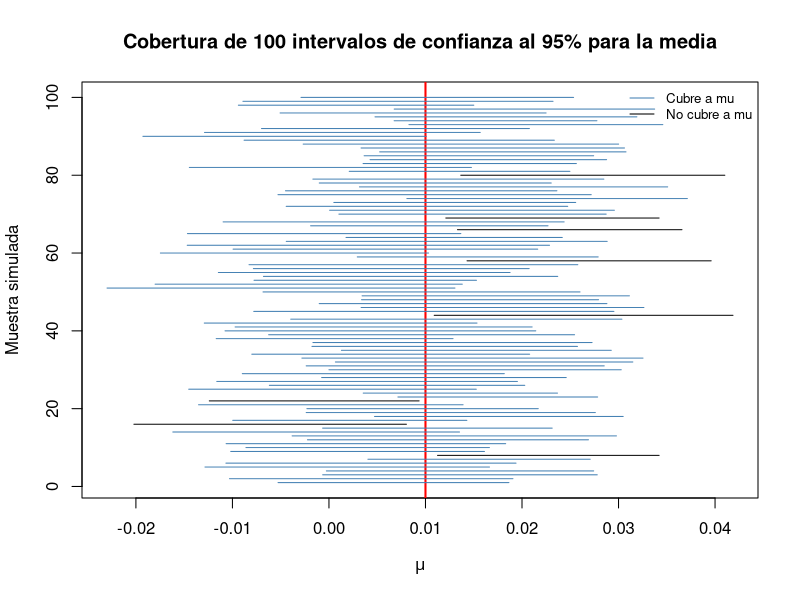
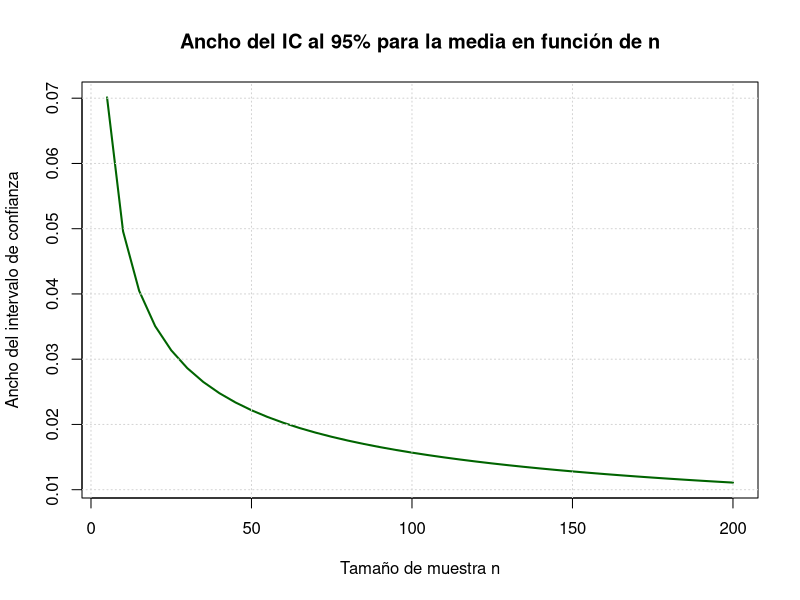

The R source for these figures, in order:
# ==============================================================
# Capítulo 5 - Estimación por Intervalos
# Inferencia Estadística, EST-11102, ITAM
# ==============================================================

# --------------------------------------------------------------
# 1. Interpretación frecuentista de un intervalo de confianza
#    (Observación 5.1). Simulamos B = 100 muestras de una
#    N(mu, sigma^2), construimos el IC al 95% para mu en cada una,
#    y contamos qué fracción de los intervalos capturan al
#    verdadero mu.
# --------------------------------------------------------------
set.seed(101)

mu_pob    <- 0.01     # rendimiento medio poblacional (1%)
sigma_pob <- 0.04      # desviación estándar poblacional (4%)
n         <- 30
B         <- 100        # número de muestras simuladas
alpha     <- 0.05
z_c       <- qnorm(1 - alpha / 2)

limites <- t(replicate(B, {
  x <- rnorm(n, mean = mu_pob, sd = sigma_pob)
  xbar <- mean(x)
  s    <- sd(x)
  margen <- z_c * s / sqrt(n)
  c(inferior = xbar - margen, superior = xbar + margen)
}))

cubre <- limites[, "inferior"] <= mu_pob & mu_pob <= limites[, "superior"]
cat("Fracción de intervalos que capturan a mu =", mu_pob, ":\n")
cat(round(mean(cubre), 3), "  (esperado, aproximadamente, 0.95)\n\n")

# Gráfico al estilo de una "forest plot": cada línea horizontal es
# un intervalo; la línea vertical roja es el verdadero mu.
plot(NULL, xlim = range(limites), ylim = c(1, B),
     xlab = expression(mu), ylab = "Muestra simulada",
     main = "Cobertura de 100 intervalos de confianza al 95% para la media")
abline(v = mu_pob, col = "red", lwd = 2)
for (i in 1:B) {
  color <- if (cubre[i]) "steelblue" else "black"
  segments(limites[i, "inferior"], i, limites[i, "superior"], i, col = color)
}
legend("topright", legend = c("Cubre a mu", "No cubre a mu"),
       col = c("steelblue", "black"), lty = 1, bty = "n", cex = 0.8)


# --------------------------------------------------------------
# 2. IC con muestras grandes: media y proporción
#    (Secciones 5.2.1 y 5.2.2)
# --------------------------------------------------------------

# --- Media: reclamaciones de seguros (Ejemplo 5.x) ---
n_rec    <- 225
xbar_rec <- 8690
s_rec    <- 11800
alpha    <- 0.05
z_c      <- qnorm(1 - alpha / 2)

margen_media <- z_c * s_rec / sqrt(n_rec)
ic_media <- c(xbar_rec - margen_media, xbar_rec + margen_media)
cat("IC 95% para el monto medio de reclamación:\n")
cat("(", round(ic_media[1], 1), ",", round(ic_media[2], 1), ")\n\n")

# --- Proporción: tasa de incumplimiento de una cartera ---
n_cartera <- 400
x_incumplen <- 28
p_hat <- x_incumplen / n_cartera

# Condición de validez de la aproximación normal
validez <- c(n_cartera * p_hat, n_cartera * (1 - p_hat))
cat("Condición de validez (ambos deben ser > 5):", validez, "\n")

margen_prop <- z_c * sqrt(p_hat * (1 - p_hat) / n_cartera)
ic_prop <- c(p_hat - margen_prop, p_hat + margen_prop)
cat("IC 95% para la tasa de incumplimiento:\n")
cat("(", round(ic_prop[1], 4), ",", round(ic_prop[2], 4), ")\n\n")

# Verificación con la función prop.test() de R (usa una corrección
# por continuidad ligeramente distinta; los resultados son cercanos
# pero no idénticos a la fórmula "a mano")
print(prop.test(x_incumplen, n_cartera, correct = FALSE))


# --------------------------------------------------------------
# 3. Determinación del tamaño de muestra (Sección 5.3)
# --------------------------------------------------------------

n_para_media <- function(sigma, B, alpha = 0.05) {
  z_c <- qnorm(1 - alpha / 2)
  ceiling((z_c^2 * sigma^2) / B^2)
}

n_para_proporcion <- function(p = 0.5, B, alpha = 0.05) {
  z_c <- qnorm(1 - alpha / 2)
  ceiling((z_c^2 * p * (1 - p)) / B^2)
}

# Ejemplo 5.x: severidad de pérdida (LGD)
cat("Tamaño de muestra para LGD, B = 2000, sigma = 9500, 95%:\n")
cat(n_para_media(sigma = 9500, B = 2000, alpha = 0.05), "\n\n")

# Ejemplo 5.x: encuesta de inversión empresarial
cat("Tamaño de muestra para proporción, B = 0.05, 90%:\n")
cat("  con p piloto = 0.35:",
    n_para_proporcion(p = 0.35, B = 0.05, alpha = 0.10), "\n")
cat("  cota conservadora p = 0.50:",
    n_para_proporcion(p = 0.50, B = 0.05, alpha = 0.10), "\n\n")


# --------------------------------------------------------------
# 4. IC exactos bajo normalidad: media (varianza conocida y
#    desconocida) y varianza (Sección 5.4)
# --------------------------------------------------------------
set.seed(202)

# Simulamos una muestra pequeña de rendimientos mensuales de una
# acción, supuestos normales
n_acc  <- 10
mu_sim <- 0.012
sd_sim <- 0.035
rend   <- rnorm(n_acc, mean = mu_sim, sd = sd_sim)

xbar <- mean(rend)
s    <- sd(rend)
alpha <- 0.10

# --- Caso 1: varianza conocida (se supone sigma = 0.035) ---
sigma_conocida <- 0.035
z_c <- qnorm(1 - alpha / 2)
ic_media_conocida <- xbar + c(-1, 1) * z_c * sigma_conocida / sqrt(n_acc)
cat("IC 90% para la media, sigma conocida:\n")
cat("(", round(ic_media_conocida[1], 4), ",", round(ic_media_conocida[2], 4), ")\n\n")

# --- Caso 2: varianza desconocida (distribución t) ---
t_c <- qt(1 - alpha / 2, df = n_acc - 1)
ic_media_desconocida <- xbar + c(-1, 1) * t_c * s / sqrt(n_acc)
cat("IC 90% para la media, sigma desconocida (a mano):\n")
cat("(", round(ic_media_desconocida[1], 4), ",", round(ic_media_desconocida[2], 4), ")\n\n")

# Verificación: t.test() de R da exactamente el mismo intervalo
print(t.test(rend, conf.level = 1 - alpha)$conf.int)

# --- Caso 3: IC para la varianza (chi-cuadrada) ---
chi2_inf <- qchisq(1 - alpha / 2, df = n_acc - 1)  # cuantil superior (cola derecha chica)
chi2_sup <- qchisq(alpha / 2, df = n_acc - 1)       # cuantil inferior (cola derecha grande)
ic_varianza <- c((n_acc - 1) * s^2 / chi2_inf, (n_acc - 1) * s^2 / chi2_sup)
cat("IC 90% para la varianza de los rendimientos:\n")
cat("(", round(ic_varianza[1], 6), ",", round(ic_varianza[2], 6), ")\n")
cat("IC 90% para la volatilidad (raíz cuadrada):\n")
cat("(", round(sqrt(ic_varianza[1]), 4), ",", round(sqrt(ic_varianza[2]), 4), ")\n\n")


# --------------------------------------------------------------
# 5. El intervalo se angosta conforme crece n
#    (ilustración gráfica de sqrt(n) en el denominador)
# --------------------------------------------------------------
tamanos_n <- seq(5, 200, by = 5)
s_fijo    <- 0.04
z_c       <- qnorm(0.975)

anchos <- 2 * z_c * s_fijo / sqrt(tamanos_n)

plot(tamanos_n, anchos, type = "l", lwd = 2, col = "darkgreen",
     xlab = "Tamaño de muestra n", ylab = "Ancho del intervalo de confianza",
     main = "Ancho del IC al 95% para la media en función de n")
grid()
